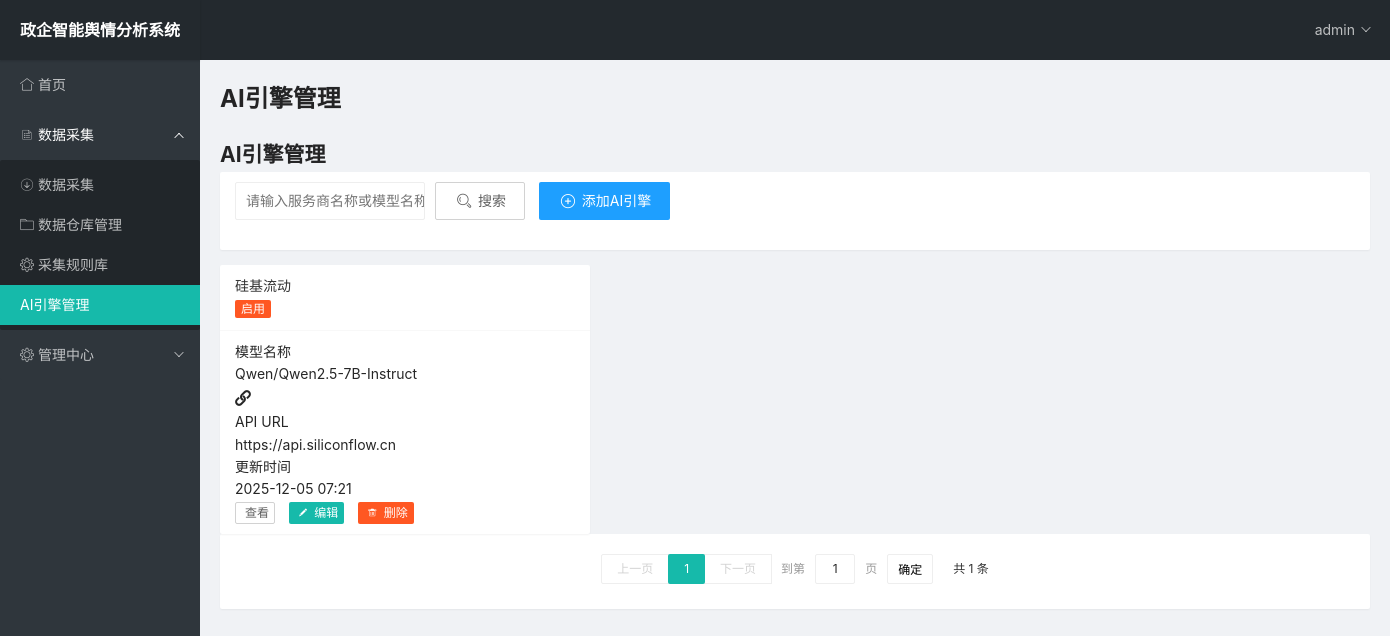
The app's page /admin/ai-engines (signed in) with its own data.
### 舆情分析/models/models.py (models this page shows, shortened)
class User(UserMixin, db.Model):
    id = db.Column(db.Integer, primary_key=True)
    username = db.Column(db.String(64), index=True, unique=True)
    password_hash = db.Column(db.String(128))
    email = db.Column(db.String(120), index=True, unique=True)
    role_id = db.Column(db.Integer, db.ForeignKey('roles.id'), default=2)  # 默认普通用户角色
    created_at = db.Column(db.DateTime, default=datetime.utcnow)
    last_login = db.Column(db.DateTime)
    status = db.Column(db.Boolean, default=True)  # 用户状态：启用/禁用
    @property
    def is_admin(self):
        return self.role_id == 1  # 假设角色ID为1是管理员
    @property
    def password(self):
        """获取密码（实际上返回None，因为不存储明文密码）"""
        raise AttributeError('password is not a readable attribute')

class AiEngine(db.Model):
    __tablename__ = 'ai_engines'
    id = db.Column(db.Integer, primary_key=True)
    provider_name = db.Column(db.String(100), nullable=False)  # 服务商名称
    api_url = db.Column(db.String(500), nullable=False)  # API URL
    api_key = db.Column(db.String(255), nullable=False)  # API Key
    model_name = db.Column(db.String(100), nullable=False)  # 模型名称
    description = db.Column(db.Text)  # 引擎描述
    status = db.Column(db.Boolean, default=True)  # 引擎状态：启用/禁用
    created_at = db.Column(db.DateTime, default=datetime.utcnow)  # 创建时间
    updated_at = db.Column(db.DateTime, default=datetime.utcnow, onupdate=datetime.utcnow)  # 更新时间
    created_by = db.Column(db.Integer, db.ForeignKey('user.id'))  # 创建者
    user = db.relationship('User', backref=db.backref('ai_engines', lazy='dynamic'))

### 舆情分析/views/main.py (the view)
@main.route('/admin/ai-engines')
@login_required
@admin_required
def ai_engines():
    page = request.args.get('page', 1, type=int)
    keyword = request.args.get('keyword', '')
    query = AiEngine.query
    if keyword:
        query = query.filter(AiEngine.provider_name.contains(keyword) | AiEngine.model_name.contains(keyword))
    query = query.order_by(AiEngine.updated_at.desc())
    pagination = query.paginate(page=page, per_page=10)
    engines = pagination
    return render_template('admin/ai_engines.html', engines=engines)

### 舆情分析/__init__.py (called while the page is built)
@login_manager.user_loader
def load_user(user_id):
    from models import User
    return User.query.get(int(user_id))

### 舆情分析/views/main.py (called while the page is built)
def admin_required(f):
    @login_required
    @functools.wraps(f)
    def decorated_function(*args, **kwargs):
        if not current_user.is_admin:
            flash('您没有权限访问此页面！', 'danger')
            return redirect(url_for('main.index'))
        return f(*args, **kwargs)
    return decorated_function

@main.context_processor
def inject_app_name():
    global APP_NAME_CACHE, APP_NAME_CACHE_TIME
    from datetime import datetime
    current_time = datetime.utcnow()
    if APP_NAME_CACHE and APP_NAME_CACHE_TIME:
        time_diff = (current_time - APP_NAME_CACHE_TIME).total_seconds()
        if time_diff < CACHE_TIMEOUT:
            return dict(app_name=APP_NAME_CACHE)
    app_name = Setting.query.filter_by(key='app_name').first()
    APP_NAME_CACHE = app_name.value if app_name else '政企智能舆情分析系统'
    APP_NAME_CACHE_TIME = current_time
    return dict(app_name=APP_NAME_CACHE)

### 舆情分析/templates/admin/ai_engines.html (shortened to what this page needs)
{% extends 'base.html' %}
{% block page_title %}AI引擎管理{% endblock %}
{% block content %}
<div class="layui-container">
    <div class="layui-row">
        <div class="layui-col-lg12">
            <h2 class="layui-mt-4 layui-text-center">AI引擎管理</h2>
            <div class="layui-card layui-mt-4">
                <div class="layui-card-body">
                    <div class="layui-form-item">
                        <div class="layui-inline">
                            <div class="layui-input-inline">
                                <input type="text" name="search_keyword" placeholder="请输入服务商名称或模型名称" autocomplete="off" class="layui-input" id="search_keyword">
                            </div>
                            <button class="layui-btn layui-btn-primary" id="search-btn">
                                <i class="layui-icon layui-icon-search"></i> 搜索
                            </button>
                        </div>
                        <div class="layui-inline">
                            <button class="layui-btn layui-btn-normal" id="add-engine-btn">
                                <i class="layui-icon layui-icon-add-circle"></i> 添加AI引擎
                            </button>
                        </div>
                    </div>
                </div>
            </div>
            <div class="layui-row layui-col-space20 layui-mt-4" id="engines-showcase">
                {% for engine in engines.items %}
                <div class="layui-col-md4">
                    <div class="layui-card ai-engine-card">
                        <div class="layui-card-header">
                            <div class="engine-header">
                                <div class="engine-title">{{ engine.provider_name }}</div>
                                <div class="engine-status">
                                    <span class="layui-badge {% if engine.status %}layui-badge-success{% else %}layui-badge-danger{% endif %}">
                                        {% if engine.status %}启用{% else %}禁用{% endif %}
                                    </span>
                                </div>
                            </div>
                        </div>
                        <div class="layui-card-body">
                            <div class="engine-info">
                                <div class="engine-item engine-model">
                                    <div class="engine-item-label">模型名称</div>
                                    <div class="engine-item-value">{{ engine.model_name }}</div>
                                </div>
                                <div class="engine-item engine-url">
                                    <i class="layui-icon layui-icon-link"></i>
                                    <div class="engine-item-label">API URL</div>
                                    <div class="engine-item-value">{{ engine.api_url }}</div>
                                </div>
                                <div class="engine-item engine-time">
                                    <div class="engine-item-label">更新时间</div>
                                    <div class="engine-item-value">{{ engine.updated_at.strftime('%Y-%m-%d %H:%M') }}</div>
                                </div>
                            </div>
                            <div class="engine-actions">
                                <button class="layui-btn layui-btn-xs layui-btn-primary" onclick="viewEngine({{ engine.id }})"><i class="layui-icon layui-icon-view"></i> 查看</button>
                                <button class="layui-btn layui-btn-xs" onclick="editEngine({{ engine.id }})"><i class="layui-icon layui-icon-edit"></i> 编辑</button>
                                <button class="layui-btn layui-btn-xs layui-btn-danger" onclick="deleteEngine({{ engine.id }})"><i class="layui-icon layui-icon-delete"></i> 删除</button>
                            </div>
                        </div>
                    </div>
                </div>
                {% endfor %}
            </div>
            <div class="layui-card layui-mt-4">
                <div class="layui-card-body">
                    <div id="pagination" style="text-align: center;"></div>
                </div>
            </div>
        </div>
    </div>
</div>
{% endblock %}

### 舆情分析/templates/base.html (shortened to what this page needs)
<!DOCTYPE html>
<html lang="zh-CN">
<head>
    <link rel="stylesheet" href="{{ url_for('static', filename='layui/css/layui.css') }}">
</head>
<body>
    <div class="layui-layout layui-layout-admin">
        <div class="layui-header">
            <div class="layui-logo">
                <a href="{{ url_for('main.index') }}" style="color: #fff; text-decoration: none;">{{ app_name }}</a>
            </div>
            <ul class="layui-nav layui-layout-right">
                {% if current_user.is_authenticated %}
                <li class="layui-nav-item">
                    <a href="javascript:;">
                        {{ current_user.username }}
                    </a>
                </li>
                {% else %}
                <li class="layui-nav-item">
                    <a href="{{ url_for('main.login') }}">登录</a>
                </li>
                {% endif %}
            </ul>
        </div>
        <div class="layui-side layui-bg-black">
            <div class="layui-logo layui-bg-black" style="font-size: 18px; font-weight: bold;">
                <a href="{{ url_for('main.index') }}" style="color: #fff; text-decoration: none;">{{ app_name }}</a>
            </div>
            <div class="layui-side-scroll">
                <ul class="layui-nav layui-nav-tree" lay-filter="nav">
                    <li class="layui-nav-item {% if request.endpoint == 'main.index' %}layui-this{% endif %}">
                        <a href="{{ url_for('main.index') }}">
                            <i class="layui-icon layui-icon-home"></i> 首页
                        </a>
                    </li>
                    <li class="layui-nav-item {% if request.endpoint in ['main.data_collection', 'main.data_warehouse', 'main.collection_rules', 'main.ai_engines'] %}layui-nav-itemed{% endif %}">
                        <a href="javascript:;">
                            <i class="layui-icon layui-icon-list"></i> 数据采集
                        </a>
                        <dl class="layui-nav-child">
                            <dd {% if request.endpoint == 'main.data_collection' %}class="layui-this"{% endif %}>
                                <a href="{{ url_for('main.data_collection') }}">
                                    <i class="layui-icon layui-icon-download-circle"></i> 数据采集
                                </a>
                            </dd>
                            <dd {% if request.endpoint == 'main.data_warehouse' %}class="layui-this"{% endif %}>
                                <a href="{{ url_for('main.data_warehouse') }}">
                                    <i class="layui-icon layui-icon-folder"></i> 数据仓库管理
                                </a>
                            </dd>
                            <dd {% if request.endpoint == 'main.collection_rules' %}class="layui-this"{% endif %}>
                                <a href="{{ url_for('main.collection_rules') }}">
                                    <i class="layui-icon layui-icon-set"></i> 采集规则库
                                </a>
                            </dd>
                            <dd {% if request.endpoint == 'main.ai_engines' %}class="layui-this"{% endif %}>
                                <a href="{{ url_for('main.ai_engines') }}">
                                     AI引擎管理
                                </a>
                            </dd>
                        </dl>
                    </li>
                    {% if current_user.is_authenticated and current_user.role_id == 1 %}
                    <li class="layui-nav-item {% if request.endpoint in ['main.admin_users', 'main.admin_settings'] %}layui-nav-itemed{% endif %}">
                        <a href="javascript:;">
                            <i class="layui-icon layui-icon-set"></i> 管理中心
                        </a>
                    </li>
                    {% endif %}
                </ul>
            </div>
        </div>
        <div class="layui-body">
            <div style="padding: 20px;">
            <h1 style="margin-bottom: 20px; font-size: 24px;">
                {% block page_title %}{% endblock %}
            </h1>
            {% block content %}{% endblock %}
            </div>
        </div>
    </div>
</body>
</html>

### 舆情分析/templates/base.html (style rules this page uses)
.layui-logo { font-size: 18px; font-weight: bold; }
.layui-body { background-color: #f0f2f5; }

### records on screen
User: username "admin"
AiEngine: provider_name "硅基流动", status "启用", model_name "Qwen/Qwen2.5-7B-Instruct", api_url "https://api.siliconflow.cn", updated_at "2025-12-05 07:21"

### other values on screen
{{ app_name }} "政企智能舆情分析系统"
